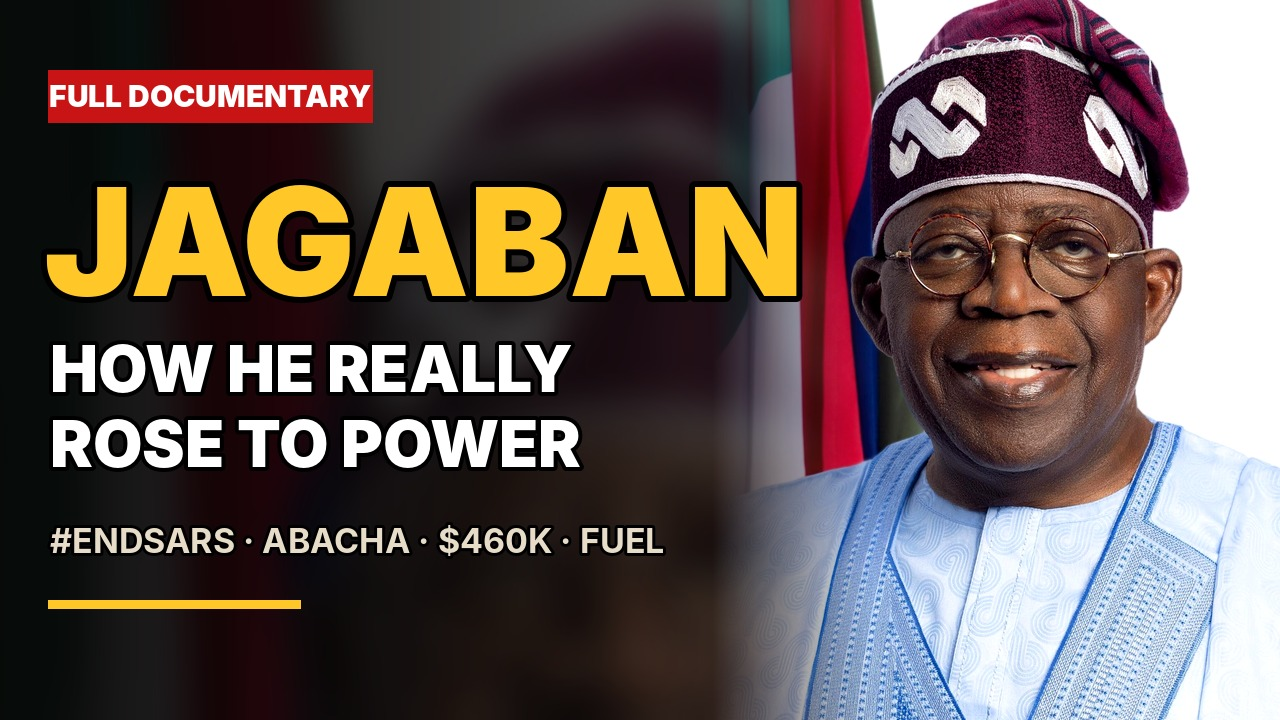

This chart was generated by the following Python code:
"""YouTube thumbnail: python3 thumbnail.py thumbnail.jpg (run from documentary/)."""
import sys; sys.path.insert(0, ".")
from PIL import Image, ImageDraw, ImageFilter, ImageEnhance
import visuals as V
W, H = 1280, 720
p = Image.open("photos/portrait.jpg").convert("RGB")
# background: blurred dark portrait
bg = p.resize((W, int(p.height * W / p.width))).crop((0, 0, W, H)).filter(ImageFilter.GaussianBlur(18))
bg = ImageEnhance.Brightness(bg).enhance(0.35)
# portrait on the right, full height
ph = H + 40
pw = int(p.width * ph / p.height)
face = ImageEnhance.Contrast(p.resize((pw, ph), Image.LANCZOS)).enhance(1.15)
mask = Image.new("L", (pw, ph), 255)
md = ImageDraw.Draw(mask)
for i in range(160):  # fade the left edge
    md.line([(i, 0), (i, ph)], fill=int(255 * i / 160))
bg.paste(face, (W - pw + 40, -20), mask)
# left gradient for text
grad = Image.new("L", (W, H))
gd = ImageDraw.Draw(grad)
for x in range(W):
    gd.line([(x, 0), (x, H)], fill=max(0, int(230 * (1 - x / 760))))
bg = Image.composite(Image.new("RGB", (W, H), (8, 6, 4)), bg, grad)
d = ImageDraw.Draw(bg)
GOLD = (255, 200, 40)
d.rectangle([48, 70, 372, 122], fill=(200, 20, 20))
d.text((210, 96), "FULL DOCUMENTARY", font=V.F(30, "Black"), fill="white", anchor="mm")
d.text((44, 150), "JAGABAN", font=V.F(150, "Black"), fill=GOLD, stroke_width=6, stroke_fill="black")
d.text((50, 330), "HOW HE REALLY", font=V.F(64, "Black"), fill="white", stroke_width=4, stroke_fill="black")
d.text((50, 405), "ROSE TO POWER", font=V.F(64, "Black"), fill="white", stroke_width=4, stroke_fill="black")
d.text((50, 520), "#ENDSARS · ABACHA · $460K · FUEL", font=V.F(34, "Bold"), fill=(230, 220, 200), stroke_width=3, stroke_fill="black")
d.rectangle([48, 600, 300, 608], fill=GOLD)
bg.save(sys.argv[1], quality=92)
